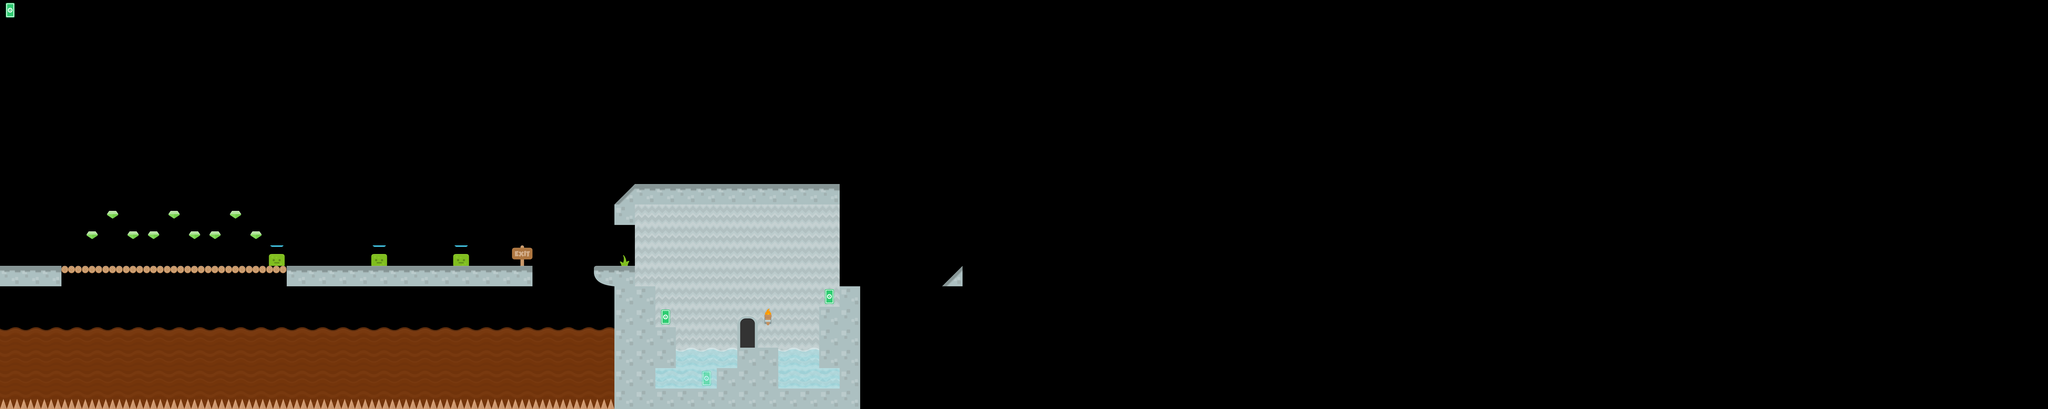

Rendered tile map (Tiled .tmx) drawn with the repository's tilesets; below, a short description and the map source with its tile grids summarised:
An orthogonal 100x20 tile map with 64x64 px tiles, 7 tile layers (layer01-background-passable, layer02-nonpassable, layer07-enemies, layer05-collectibles, ...), 1 hidden layer not drawn, 6 tilesets.

<map version="1.0" orientation="orthogonal" renderorder="right-down" width="100" height="20" tilewidth="64" tileheight="64" nextobjectid="5">
 <tileset firstgid="1" name="spritesheet_ground_64x64" tilewidth="64" tileheight="64" tilecount="128">
  <image source="../tiles/spritesheet_ground_64x64.png" width="512" height="1024" />
 </tileset>
 <tileset firstgid="129" name="spritesheet_items_64x64" tilewidth="64" tileheight="64" tilecount="32">
  <image source="../tiles/spritesheet_items_64x64.png" width="512" height="256" />
 </tileset>
 <tileset firstgid="161" name="spritesheet_tiles_64x64" tilewidth="64" tileheight="64" tilecount="128">
  <image source="../tiles/spritesheet_tiles_64x64.png" width="512" height="1024" />
 </tileset>
 <tileset firstgid="289" name="spritesheet_enemies_64x64" tilewidth="64" tileheight="64" tilecount="128">
  <image source="../tiles/spritesheet_enemies_64x64.png" width="512" height="1024" />
 </tileset>
 <tileset firstgid="417" name="platformer-requests-sheet_64x64" tilewidth="64" tileheight="64" tilecount="98">
  <image source="../tiles/platformer-requests-sheet_64x64.png" width="896" height="448" />
 </tileset>
 <tileset firstgid="515" name="platformerPack_industrial_tilesheet_64x64" tilewidth="64" tileheight="64" tilecount="112">
  <image source="../tiles/platformerPack_industrial_tilesheet_64x64.png" width="896" height="512" />
 </tileset>
 <imagelayer name="layer00-image" visible="0" />
 <layer name="layer01-background-passable" width="100" height="20">
  <data>[2000 cells, 80 non-empty, 1 distinct tile ids]</data>
 </layer>
 <layer name="layer02-nonpassable" width="100" height="20">
  <data>[2000 cells, 108 non-empty, 6 distinct tile ids]</data>
 </layer>
 <layer name="layer07-enemies" width="100" height="20">
  <data>[2000 cells, 3 non-empty, 1 distinct tile ids]</data>
 </layer>
 <layer name="layer05-collectibles" width="100" height="20">
  <data>[2000 cells, 13 non-empty, 2 distinct tile ids]</data>
 </layer>
 <layer name="layer06-gameobjects" width="100" height="20">
  <data>[2000 cells, 3 non-empty, 3 distinct tile ids]</data>
 </layer>
 <layer name="layer03-foreground-passable-semitransparent" width="100" height="20" opacity="0.5">
  <data>[2000 cells, 131 non-empty, 4 distinct tile ids]</data>
 </layer>
 <layer name="layer04-foreground-passable-opaque" width="100" height="20">
  <data>[2000 cells, 2 non-empty, 2 distinct tile ids]</data>
 </layer>
</map>